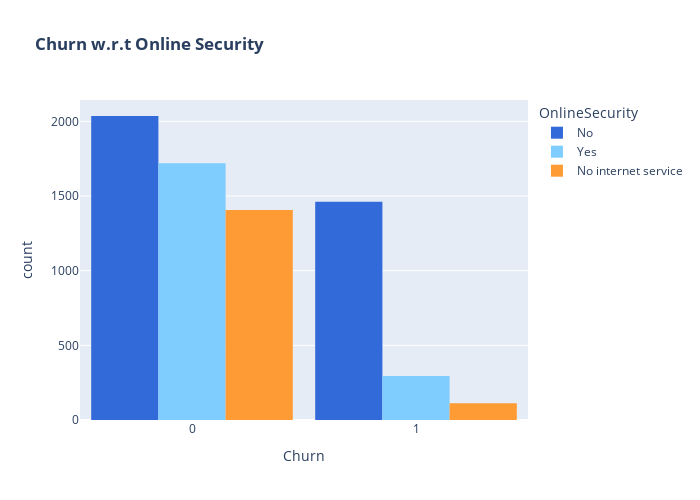

The notebook cell saved with this chart:
### Code cell
color_map = {"Yes": "#7fcdff", "No": "#326ada", "No internet service":"#ff9b35"}
fig = px.histogram(df, x="Churn", color="OnlineSecurity", barmode="group", title="<b>Churn w.r.t Online Security</b>", color_discrete_map=color_map)
fig.update_layout(width=700, height=500, bargap=0.1)
fig.show()

### Figure 1 — Plotly figure (JSON) as saved in the notebook; plotly's stock layout.template omitted (floating-point values rounded to 4 significant figures; data arrays with more than 128 entries replaced by an {"elided": "..."} marker saying what was removed)
{"data": [{"alignmentgroup": "True", "bingroup": "x", "hovertemplate": "OnlineSecurity=No<br>Churn=%{x}<br>count=%{y}<extra></extra>", "legendgroup": "No", "marker": {"color": "#326ada", "pattern": {"shape": ""}}, "name": "No", "offsetgroup": "No", "orientation": "v", "showlegend": true, "type": "histogram", "x": {"elided": "3497 int values"}, "xaxis": "x", "yaxis": "y"}, {"alignmentgroup": "True", "bingroup": "x", "hovertemplate": "OnlineSecurity=Yes<br>Churn=%{x}<br>count=%{y}<extra></extra>", "legendgroup": "Yes", "marker": {"color": "#7fcdff", "pattern": {"shape": ""}}, "name": "Yes", "offsetgroup": "Yes", "orientation": "v", "showlegend": true, "type": "histogram", "x": {"elided": "2015 int values"}, "xaxis": "x", "yaxis": "y"}, {"alignmentgroup": "True", "bingroup": "x", "hovertemplate": "OnlineSecurity=No internet service<br>Churn=%{x}<br>count=%{y}<extra></extra>", "legendgroup": "No internet service", "marker": {"color": "#ff9b35", "pattern": {"shape": ""}}, "name": "No internet service", "offsetgroup": "No internet service", "orientation": "v", "showlegend": true, "type": "histogram", "x": {"elided": "1520 int values"}, "xaxis": "x", "yaxis": "y"}], "layout": {"bargap": 0.1, "barmode": "group", "height": 500, "legend": {"title": {"text": "OnlineSecurity"}, "tracegroupgap": 0}, "title": {"text": "<b>Churn w.r.t Online Security</b>"}, "width": 700, "xaxis": {"anchor": "y", "domain": [0, 1], "title": {"text": "Churn"}}, "yaxis": {"anchor": "x", "domain": [0, 1], "title": {"text": "count"}}}}
